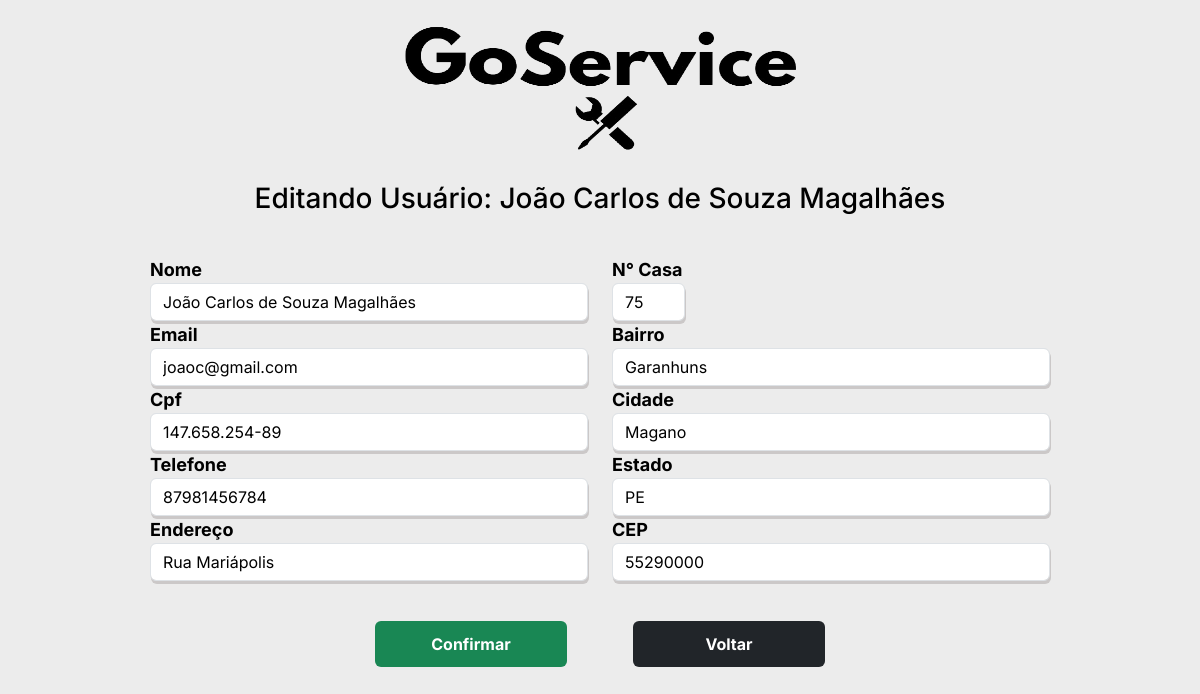
Page /edit_user/2 on the committed database.
### tables this page shows
CREATE TABLE "clientes"(
        "ID_clientes" INTEGER PRIMARY KEY AUTOINCREMENT,
        "nome"      TEXT,
        "email"     TEXT,
        "cpf"       TEXT,
        "telefone"  TEXT,
        "rua"       TEXT,
        "numero"    TEXT,
        "bairro"    TEXT,
        "cidade"    TEXT,
        "estado"    TEXT,
        "cep"       TEXT
        );

### cliente.py (the view, shortened to what this page needs)
@bp_clientes.route('/edit_user/<string:idCli>', methods=['POST', 'GET'])
def edit_user(idCli):
    con = sql.connect("goservice.db")
    con.row_factory = sql.Row
    cur = con.cursor()
    cur.execute("SELECT * from clientes WHERE ID_clientes=?", (idCli))
    dados = cur.fetchone()
    return render_template('clientes/edit_cliente.html', dados=dados)

### templates/clientes/edit_cliente.html (shortened to what this page needs)
{% extends 'clientes/base/base_cad.html' %}
{% block customCSS %}
  <link rel="stylesheet" href="{{ url_for('static', filename='css/estilosCli/estilo_edit_cliente.css')}}">
{% endblock %}
{% block body %}
    <div class="col-9 mx-auto">
        <div class="container__pai__logo">
            <img class="logo" src="{{ url_for('static', filename='img/goservice.png')}}" id="logo" alt="">
        </div>
        <div class="container__pai__titulo">
            <h3>Editando Usuário: {{dados.nome}}</h3>
        </div>
            <form class="flex-lg-row" action="{{url_for('clientes.edit_user', idCli=dados.ID_clientes)}}" method="post" >
                <div class="row">
                    <div class="col">
                        <div class="form-group">
                            <label>Nome</label>
                            <input type="text" name="nome" id="" value="{{dados.nome}}" required class="form-control bg-white text-black caixa">
                        </div>
                        <div class="form-group">
                            <label>Email</label>
                            <input type="email" name="email" id="" value="{{dados.email}}" required class="form-control bg-white text-black caixa">
                        </div>
                        <div class="form-group">
                            <label>Cpf</label>
                            <input type="text" name="cpf" id="" value="{{dados.cpf}}" required class="form-control bg-white text-black caixa">
                        </div>
                        <div class="form-group">
                            <label>Telefone</label>
                            <input type="text" name="telefone" id="" value="{{dados.telefone}}" required class="form-control bg-white text-black caixa">
                        </div>
                        <div class="form-group">
                            <label>Endereço</label>
                            <input type="text" name="rua" id="" value="{{dados.rua}}" required class="form-control bg-white text-black caixa">
                        </div>
                    </div>
                    <div class="col">
                        <div class="form-group col-md-2">
                            <label>N° Casa</label>
                            <input type="number" name="numero" id="" value="{{dados.numero}}" class="form-control bg-white text-black caixa">
                        </div>
                        <div class="form-group">
                            <label>Bairro</label>
                            <input type="text" name="bairro" id="" value="{{dados.bairro}}" required class="form-control bg-white text-black caixa">
                        </div>
                        <div class="form-group">
                            <label>Cidade</label>
                            <input type="text" name="cidade" id="" value="{{dados.cidade}}" required class="form-control bg-white text-black caixa">
                        </div>
                        <div class="form-group">
                            <label>Estado</label>
                            <input type="text" name="estado" id="" value="{{dados.estado}}" required class="form-control bg-white text-black caixa">
                        </div>
                        <div class="form-group">
                            <label>CEP</label>
                            <input type="text" name="cep" id="" value="{{dados.cep}}" required class="form-control bg-white text-black caixa">
                        </div>
                    </div>
                </div>
                <br>
                <div class="pai__botoes">
                    <input type="submit" value="Confirmar" class="btn bg-success text-white botao-submit">
                    <a class="btn bg-dark text-white my-2 my-sm-0 btns botao-submit" href="{{url_for('clientes.visual_cliente')}}" >
                        Voltar
                    </a>
                </div>
            </form>
    </div>
{% endblock %}

### static/css/login_profiss.css (style rules this page uses)
:root { --cor-preta: #000; --cor-branca: #FFF; --cor-cinza: #ECECEC; --cor-cinza-escuro: #CBC8C8; --fonte-inter: 'Inter', sans-serif; }
body { font-family: 'Inter', sans-serif; margin: 0; padding: 0; background-color: var(--cor-cinza-escuro); }
#logo { width: 450px; }
.btns { width: 250px; padding: 11px; color: var(--cor-branca); font-size: 15px; font-weight: 600; border: none !important; cursor: pointer; margin-bottom: 10px; }

### static/css/estilosCli/estilo_edit_cliente.css (style rules this page uses)
:root { --cor-preta: #000; --cor-branca: #FFF; --cor-cinza: #ECECEC; --cor-cinza-escuro: #CBC8C8; --fonte-inter: 'Inter', sans-serif; }
body { background-color: var(--cor-cinza); color: var(--cor-preta); font-family: var(--fonte-inter); }
label { font-size: 18px; font-weight: 700; }
.container__pai__logo { display: flex; justify-content: center; }
.container__pai__titulo { padding: 2em 0em ; display: flex; justify-content: center; }
.logo { width: 370px; height: 150px; }
.caixa { box-shadow: 1px 3px var(--cor-cinza-escuro); }
.pai__botoes { padding: 1em 12em; display: flex; justify-content: space-around; }
.botao-submit { font-size: 16px; font-weight: 700; width: 12em; }

### rows in the picture
clientes: nome "João Carlos de Souza Magalhães", email "joaoc@gmail.com", cpf "147.658.254-89", telefone "87981456784", rua "Rua Mariápolis", numero "75", bairro "Garanhuns", cidade "Magano", estado "PE", cep "55290000"
